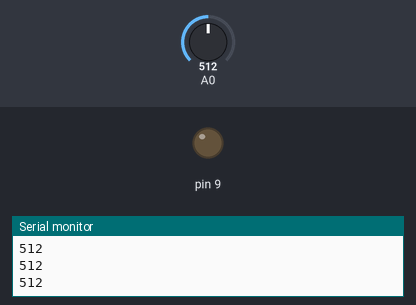
This sketch was run on a simulated Arduino Uno, built with avr-gcc and run on an emulated ATmega328P. On the bench: output pins drawn as LEDs (lit = HIGH), the last lines printed to the serial monitor. The inputs (shaded band) are chosen by the test bench; at power-on: A0 = 512.

Above: at 1.2 s.
1.3 s: A0 set to 77
2.8 s: A0 set to 64
At 4.2 s:
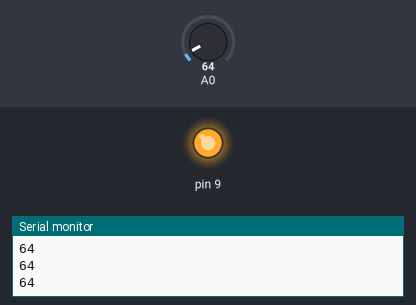
4.5 s: A0 set to 80
At 5.3 s:
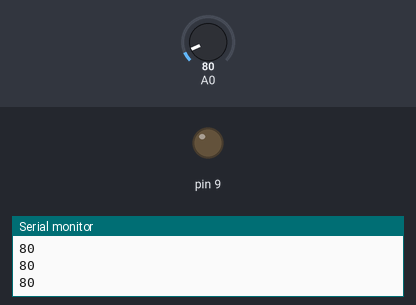
6.0 s: A0 set to 60
At 6.5 s:
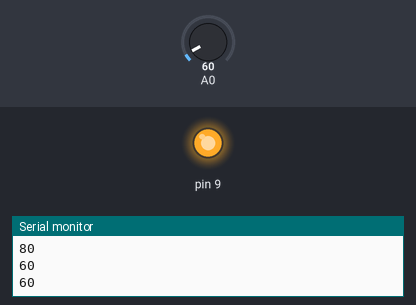
Timing chart, 0 to 8.5 s (numbered marks = the images above; inputs shaded):
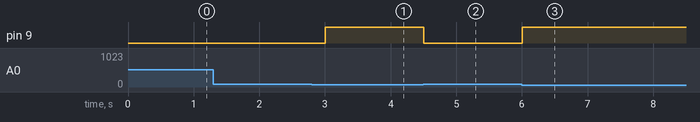

Measured:
- the behaviour switches between 71 and 70 on A0 (found by bisection; images 0 and 1)
- after the input at 2.8 s, pin 9: LOW → HIGH after 0.20 s
- after the input at 4.5 s, pin 9: HIGH → LOW at once
- after the input at 6.0 s, pin 9: LOW → HIGH at once

The sketch:

activity_2.ino
```cpp
void setup() {
  // put your setup code here, to run once:
  Serial.begin(9600);
  pinMode(9, OUTPUT);
}

void loop() {
  // put your main code here, to run repeatedly:
  int a = analogRead(A0);
  Serial.println(a);
  if(a <= 70){
    digitalWrite(9, HIGH);
    delay(300);
  } else {
    digitalWrite(9, LOW);
    delay(300);
  }
}
```
